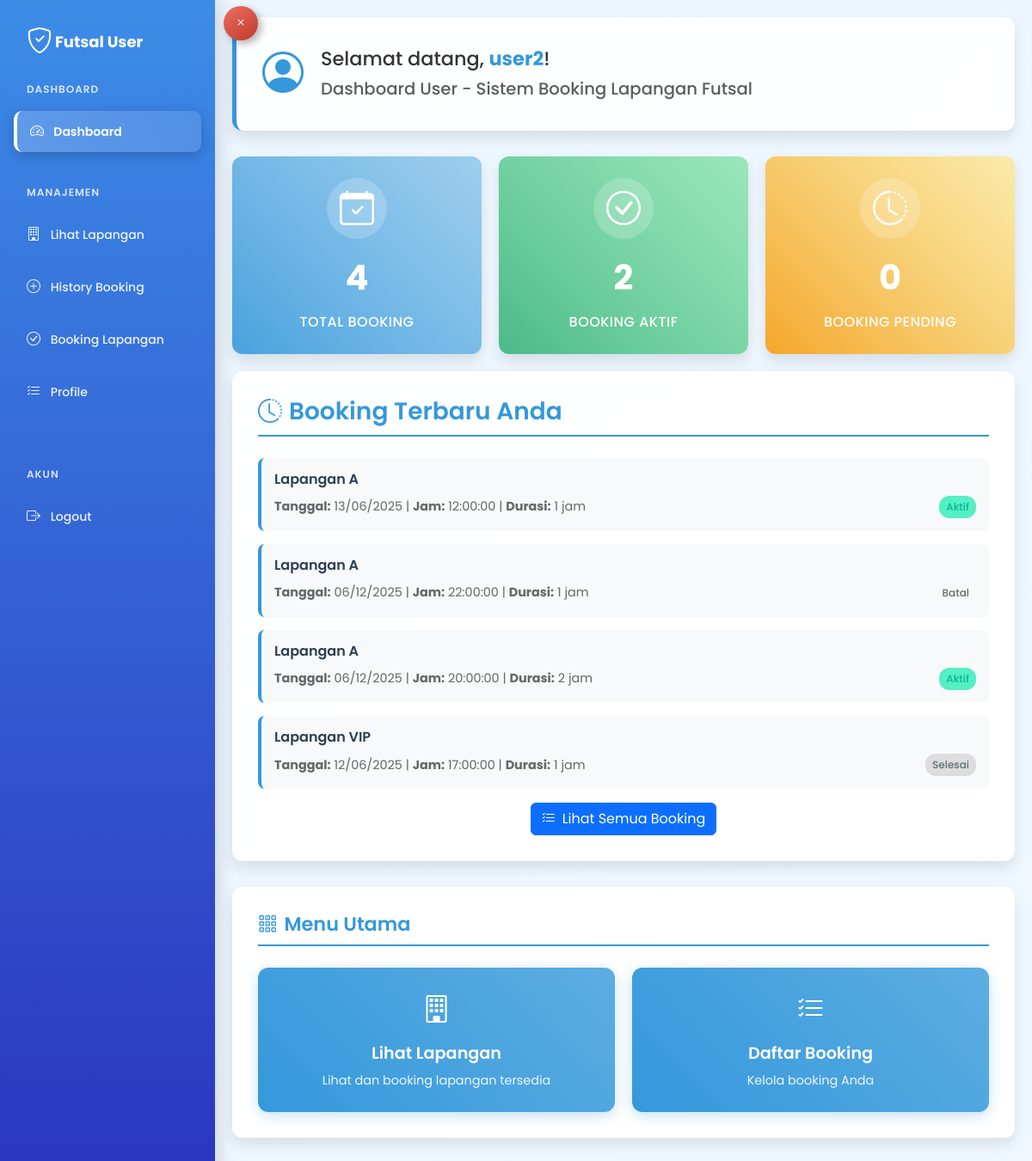
Page /user/dashboard.php (signed in) on the committed database.
### tables this page shows
CREATE TABLE `booking` (
  `id` int(11) NOT NULL,
  `id_user` int(11) NOT NULL,
  `id_lapangan` int(11) NOT NULL,
  `tanggal` date NOT NULL,
  `jam` time NOT NULL,
  `lama_sewa` int(11) NOT NULL,
  `kontak` varchar(20) NOT NULL,
  `status` enum('pending','aktif','batal','selesai') DEFAULT 'pending',
  `status_pembayaran` enum('dp','lunas','refund') NOT NULL,
  `total_dibayar` int(11) NOT NULL,
  `total_pinalti` int(11) NOT NULL,
  `created_at` timestamp NOT NULL DEFAULT current_timestamp(),
  `updated_at` timestamp NOT NULL DEFAULT current_timestamp() ON UPDATE current_timestamp()
);

CREATE TABLE `lapangan` (
  `id` int(11) NOT NULL,
  `nama` varchar(100) NOT NULL,
  `tipe` varchar(50) NOT NULL,
  `harga` int(11) NOT NULL,
  `status` enum('tersedia','habis') DEFAULT 'tersedia',
  `gambar` varchar(255) DEFAULT NULL,
  `created_at` timestamp NOT NULL DEFAULT current_timestamp(),
  `updated_at` timestamp NOT NULL DEFAULT current_timestamp() ON UPDATE current_timestamp()
);

### user/dashboard.php (the view, shortened to what this page needs)
<?php
include '../config/database.php';
$user_id = $_SESSION['user_id'];
$totalBookingQuery = "SELECT COUNT(*) as total_booking FROM booking WHERE id_user = '$user_id'";
$totalResult = mysqli_query($connection, $totalBookingQuery);
$total_booking = mysqli_fetch_assoc($totalResult)['total_booking'];
$activeBookingQuery = "SELECT COUNT(*) as booking_aktif FROM booking WHERE id_user = '$user_id' AND status = 'aktif'";
$activeResult = mysqli_query($connection, $activeBookingQuery);
$booking_aktif = mysqli_fetch_assoc($activeResult)['booking_aktif'];
$pendingBookingQuery = "SELECT COUNT(*) as booking_pending FROM booking WHERE id_user = '$user_id' AND status = 'pending'";
$pendingResult = mysqli_query($connection, $pendingBookingQuery);
$booking_pending = mysqli_fetch_assoc($pendingResult)['booking_pending'];
$recentBookingsQuery = "
    SELECT b.*, l.nama as nama_lapangan
    FROM booking b
    JOIN lapangan l ON b.id_lapangan = l.id
    WHERE b.id_user = '$user_id'
    ORDER BY b.created_at DESC
    LIMIT 5
";
$recentResult = mysqli_query($connection, $recentBookingsQuery);
$recentBookings = [];
while ($row = mysqli_fetch_assoc($recentResult)) {
    $recentBookings[] = $row;
}
$username = isset($_SESSION['username']) ? $_SESSION['username'] : 'User';
$full_name = isset($_SESSION['full_name']) ? $_SESSION['full_name'] : $username;
?>
<!DOCTYPE html>
<html lang="id">
<head>
    <link href="https://cdn.jsdelivr.net/npm/bootstrap@5.3.2/dist/css/bootstrap.min.css" rel="stylesheet">
    <link href="https://cdn.jsdelivr.net/npm/bootstrap-icons@1.10.0/font/bootstrap-icons.css" rel="stylesheet">
</head>
<body>
    <?php include 'user_sidebar.php'; ?>
    <div class="container">
        <div class="welcome-card fade-in">
            <i class="bi bi-person-circle"></i>
            <div class="welcome-message">
                Selamat datang, <span><?php echo htmlspecialchars($full_name); ?></span>!<br>
                <small class="text-muted">Dashboard User - Sistem Booking Lapangan Futsal</small>
            </div>
        </div>
        <div class="stats fade-in">
            <div class="stat-card card-total">
                <div class="icon"><i class="bi bi-calendar-check"></i></div>
                <div class="stat-number"><?php echo $total_booking; ?></div>
                <div class="stat-label">Total Booking</div>
            </div>
            <div class="stat-card card-active">
                <div class="icon"><i class="bi bi-check-circle"></i></div>
                <div class="stat-number"><?php echo $booking_aktif; ?></div>
                <div class="stat-label">Booking Aktif</div>
            </div>
            <div class="stat-card card-pending">
                <div class="icon"><i class="bi bi-clock-history"></i></div>
                <div class="stat-number"><?php echo $booking_pending; ?></div>
                <div class="stat-label">Booking Pending</div>
            </div>
        </div>
        <div class="recent-section fade-in">
            <h3><i class="bi bi-clock-history me-2"></i>Booking Terbaru Anda</h3>
            <?php if (empty($recentBookings)): ?>
                <div class="text-center py-4">
                    <i class="bi bi-inbox display-4 text-muted"></i>
                    <p class="text-muted mt-2">Belum ada booking</p>
                    <a href="user/lihat_lapangan.php" class="btn btn-primary">
                        <i class="bi bi-plus-circle me-2"></i>Booking Sekarang
                    </a>
                </div>
            <?php else: ?>
                <?php foreach ($recentBookings as $booking): ?>
                    <div class="recent-item">
                        <h6><?php echo htmlspecialchars($booking['nama_lapangan']); ?></h6>
                        <div class="details">
                            <div>
                                <strong>Tanggal:</strong> <?php echo date('d/m/Y', strtotime($booking['tanggal'])); ?> |
                                <strong>Jam:</strong> <?php echo $booking['jam']; ?> |
                                <strong>Durasi:</strong> <?php echo $booking['lama_sewa']; ?> jam
                            </div>
                            <span class="status-badge status-<?php echo $booking['status']; ?>">
                                <?php echo ucfirst($booking['status']); ?>
                            </span>
                        </div>
                    </div>
                <?php endforeach; ?>
                <div class="text-center mt-3">
                    <a href="history.php" class="btn btn-primary">
                        <i class="bi bi-list-check me-2"></i>Lihat Semua Booking
                    </a>
                </div>
            <?php endif; ?>
        </div>
        <div class="menu-section fade-in">
            <h3><i class="bi bi-grid-3x3-gap me-2"></i>Menu Utama</h3>
            <div class="menu-grid">
                <a href="lihat_lapangan.php" class="menu-item">
                    <i class="bi bi-building"></i>
                    <h4>Lihat Lapangan</h4>
                    <p>Lihat dan booking lapangan tersedia</p>
                </a>
                <a href="history.php" class="menu-item">
                    <i class="bi bi-list-check"></i>
                    <h4>Daftar Booking</h4>
                    <p>Kelola booking Anda</p>
                </a>
            </div>
        </div>
    </div>
</body>
</html>

### user/dashboard.php (style rules this page uses)
:root { --primary-color: #3498db; --primary-dark: #2980b9; --secondary-color: #5dade2; --success-color: #38b27b; --warning-color: #fbb13c; --danger-color: #e74c3c; --info-color: #3498db; --light-bg: #f8f9fa; --dark-bg: #343a40; --text-color: #495057; --card-shadow: 0 8px 16px rgba(0, 0, 0, 0.1); --hover-transform: translateY(-5px); --transition-speed: 0.3s; --border-radius: 12px; }
body { background: linear-gradient(135deg, rgb(235, 245, 255) 0%, rgb(240, 248, 255) 100%); font-family: 'Poppins', 'Segoe UI', Roboto, sans-serif; color: var(--text-color); min-height: 100vh; }
.container { max-width: 1200px; margin: 0 auto; padding: 20px; }
.welcome-card { background: rgba(255, 255, 255, 0.95); border-radius: var(--border-radius); padding: 30px; margin-bottom: 30px; box-shadow: var(--card-shadow); border-left: 5px solid var(--primary-color); display: flex; align-items: center; backdrop-filter: blur(10px); }
.welcome-card i { font-size: 3rem; color: var(--primary-color); margin-right: 20px; }
.welcome-message { font-size: 1.4rem; font-weight: 500; color: #333; }
.welcome-message span { font-weight: 700; color: var(--primary-color); }
.stats { display: grid; grid-template-columns: repeat(auto-fit, minmax(250px, 1fr)); gap: 20px; margin: 20px 0; }
.stat-card { background: #ffffff; border-radius: var(--border-radius); padding: 25px; text-align: center; transition: all var(--transition-speed) ease; box-shadow: var(--card-shadow); overflow: hidden; position: relative; z-index: 1; border: none; color: white; }
.stat-card::before { content: ''; position: absolute; top: 0; left: 0; width: 100%; height: 100%; background: linear-gradient(45deg, rgba(255, 255, 255, 0.1), rgba(255, 255, 255, 0.4)); z-index: -1; transition: transform 0.6s ease; }
.stat-card .icon { font-size: 2.5rem; margin-bottom: 15px; display: inline-block; background: rgba(255, 255, 255, 0.2); padding: 15px; border-radius: 50%; line-height: 1; }
.stat-number { font-size: 2.5rem; color: white; font-weight: 700; margin-bottom: 10px; }
.stat-label { font-size: 1rem; font-weight: 500; letter-spacing: 0.5px; margin-bottom: 0; text-transform: uppercase; }
.card-total { background: linear-gradient(45deg, #3498db, #5dade2); }
.card-active { background: linear-gradient(45deg, #38b27b, #58d68d); }
.card-pending { background: linear-gradient(45deg, #f39c12, #f7dc6f); }
.menu-section { background: rgba(255, 255, 255, 0.95); border-radius: var(--border-radius); padding: 30px; box-shadow: var(--card-shadow); margin-bottom: 30px; backdrop-filter: blur(10px); }
.menu-section h3 { color: var(--primary-color); margin-bottom: 25px; font-size: 1.4rem; font-weight: 600; padding-bottom: 10px; border-bottom: 2px solid var(--primary-color); }
.menu-grid { display: grid; grid-template-columns: repeat(auto-fit, minmax(250px, 1fr)); gap: 20px; }
.menu-item { background: linear-gradient(45deg, var(--primary-color), var(--secondary-color)); color: white; padding: 25px; border-radius: var(--border-radius); text-decoration: none; text-align: center; transition: all var(--transition-speed) ease; box-shadow: 0 4px 15px rgba(52, 152, 219, 0.3); }
.menu-item h4 { margin-bottom: 10px; font-size: 1.2rem; font-weight: 600; }
.menu-item p { margin: 0; font-size: 0.9rem; opacity: 0.9; }
.menu-item i { font-size: 2rem; margin-bottom: 15px; display: block; }
.recent-section { background: rgba(255, 255, 255, 0.95); padding: 30px; border-radius: var(--border-radius); backdrop-filter: blur(10px); box-shadow: var(--card-shadow); margin-bottom: 30px; }
.recent-section h3 { color: var(--primary-color); font-weight: 600; margin-bottom: 25px; padding-bottom: 10px; border-bottom: 2px solid var(--primary-color); }
.recent-item { padding: 15px; border-radius: 8px; margin-bottom: 15px; background: #f8f9fa; border-left: 4px solid var(--info-color); transition: all 0.3s ease; }
.recent-item h6 { margin-bottom: 10px; color: #2c3e50; font-weight: 600; }
.recent-item .details { display: flex; justify-content: space-between; align-items: center; flex-wrap: wrap; font-size: 0.9rem; color: #666; }
.status-badge { padding: 4px 8px; border-radius: 12px; font-size: 0.75rem; font-weight: 500; }
.status-aktif { background: #55efc4; color: #00b894; }
.status-selesai { background: #ddd; color: #636e72; }
.fade-in { animation: fadeIn 0.6s ease forwards; }

### user/user_sidebar.php (style rules this page uses)
body { transition: margin-left 0.4s ease-in-out; margin-left: 250px; }

### rows in the picture
booking: id_lapangan.nama "Lapangan A", tanggal "13/06/2025", jam "12:00:00", lama_sewa "1", status "Aktif"
booking: id_lapangan.nama "Lapangan A", tanggal "06/12/2025", jam "22:00:00", lama_sewa "1", status "Batal"
booking: id_lapangan.nama "Lapangan A", tanggal "06/12/2025", jam "20:00:00", lama_sewa "2", status "Aktif"
booking: id_lapangan.nama "Lapangan VIP", tanggal "12/06/2025", jam "17:00:00", lama_sewa "1", status "Selesai"

### other values in the picture
$full_name "user2"
$total_booking "4"
$booking_aktif "2"
$booking_pending "0"
